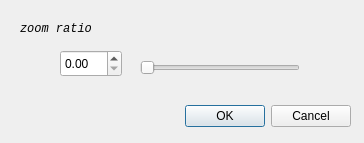
<?xml version="1.0" encoding="UTF-8"?>
<ui version="4.0">
 <class>Dialog</class>
 <widget class="QDialog" name="Dialog">
  <property name="geometry">
   <rect>
    <x>0</x>
    <y>0</y>
    <width>364</width>
    <height>143</height>
   </rect>
  </property>
  <property name="windowTitle">
   <string>Dialog</string>
  </property>
  <widget class="QDialogButtonBox" name="buttonBox">
   <property name="geometry">
    <rect>
     <x>10</x>
     <y>100</y>
     <width>341</width>
     <height>32</height>
    </rect>
   </property>
   <property name="orientation">
    <enum>Qt::Horizontal</enum>
   </property>
   <property name="standardButtons">
    <set>QDialogButtonBox::Cancel|QDialogButtonBox::Ok</set>
   </property>
  </widget>
  <widget class="QDoubleSpinBox" name="doubleSpinBox2">
   <property name="geometry">
    <rect>
     <x>60</x>
     <y>50</y>
     <width>62</width>
     <height>27</height>
    </rect>
   </property>
  </widget>
  <widget class="QSlider" name="horizontalSlider2">
   <property name="geometry">
    <rect>
     <x>140</x>
     <y>60</y>
     <width>160</width>
     <height>16</height>
    </rect>
   </property>
   <property name="orientation">
    <enum>Qt::Horizontal</enum>
   </property>
  </widget>
  <widget class="QLabel" name="label">
   <property name="geometry">
    <rect>
     <x>20</x>
     <y>20</y>
     <width>71</width>
     <height>18</height>
    </rect>
   </property>
   <property name="font">
    <font>
     <family>Consolas</family>
     <italic>true</italic>
    </font>
   </property>
   <property name="text">
    <string>zoom ratio</string>
   </property>
  </widget>
 </widget>
 <resources/>
 <connections>
  <connection>
   <sender>buttonBox</sender>
   <signal>accepted()</signal>
   <receiver>Dialog</receiver>
   <slot>accept()</slot>
   <hints>
    <hint type="sourcelabel">
     <x>248</x>
     <y>254</y>
    </hint>
    <hint type="destinationlabel">
     <x>157</x>
     <y>274</y>
    </hint>
   </hints>
  </connection>
  <connection>
   <sender>buttonBox</sender>
   <signal>rejected()</signal>
   <receiver>Dialog</receiver>
   <slot>reject()</slot>
   <hints>
    <hint type="sourcelabel">
     <x>316</x>
     <y>260</y>
    </hint>
    <hint type="destinationlabel">
     <x>286</x>
     <y>274</y>
    </hint>
   </hints>
  </connection>
 </connections>
</ui>
